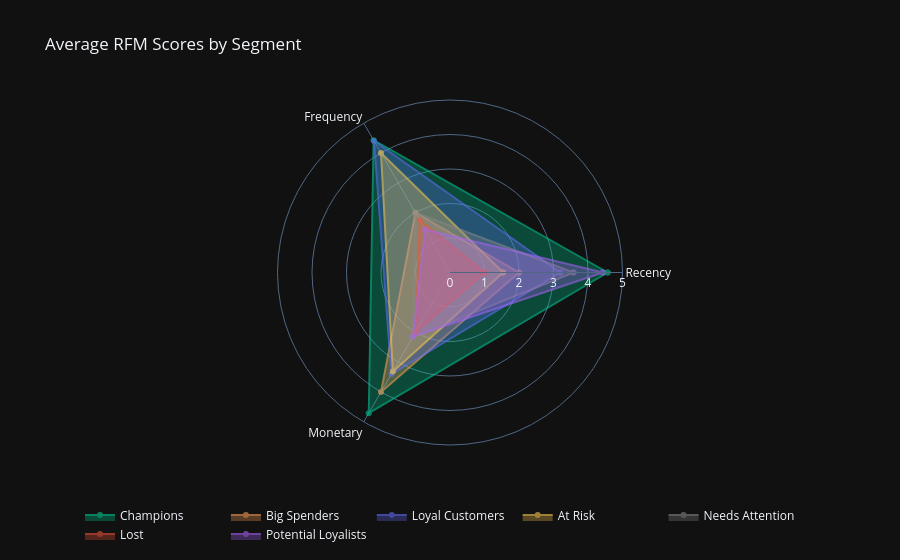

Here is the notebook cell this chart was saved with:
### Markdown cell above
## 5. Segment Profiles

Average Recency, Frequency, and Monetary values for each segment —
the quantitative fingerprint of each customer group.

### Code cell
profiles = (
    rfm.groupby('segment')
    .agg(
        users             = ('user_id',      'count'),
        avg_recency_days  = ('recency_days', 'mean'),
        avg_frequency     = ('frequency',    'mean'),
        avg_monetary      = ('monetary',     'mean'),
        total_spend       = ('monetary',     'sum'),
        avg_R_score       = ('R',            'mean'),
        avg_F_score       = ('F',            'mean'),
        avg_M_score       = ('M',            'mean'),
    )
    .round(2)
    .sort_values('avg_monetary', ascending=False)
    .reset_index()
)
display(profiles)

# ── Radar / spider chart per segment ─────────────────────────────────────────
radar_cols = ['avg_R_score', 'avg_F_score', 'avg_M_score']
radar_labels = ['Recency', 'Frequency', 'Monetary']

fig = go.Figure()
for _, row in profiles.iterrows():
    seg = row['segment']
    vals = [row[c] for c in radar_cols]
    vals_closed = vals + [vals[0]]   # close the polygon
    fig.add_trace(go.Scatterpolar(
        r=vals_closed,
        theta=radar_labels + [radar_labels[0]],
        fill='toself',
        name=seg,
        line_color=SEGMENT_COLORS.get(seg, '#888888'),
        opacity=0.6,
    ))
fig.update_layout(
    polar=dict(radialaxis=dict(visible=True, range=[0, 5])),
    title='Average RFM Scores by Segment',
    template=DARK,
    legend=dict(orientation='h', yanchor='bottom', y=-0.3),
)
fig.show()

### Figure 1 — Plotly figure (JSON) as saved in the notebook; plotly's stock layout.template omitted (floating-point values rounded to 4 significant figures)
{"data": [{"fill": "toself", "line": {"color": "#00CC96"}, "name": "Champions", "opacity": 0.6, "r": [4.57, 4.43, 4.71, 4.57], "theta": ["Recency", "Frequency", "Monetary", "Recency"], "type": "scatterpolar"}, {"fill": "toself", "line": {"color": "#FFA15A"}, "name": "Big Spenders", "opacity": 0.6, "r": [2, 2, 4, 2], "theta": ["Recency", "Frequency", "Monetary", "Recency"], "type": "scatterpolar"}, {"fill": "toself", "line": {"color": "#636EFA"}, "name": "Loyal Customers", "opacity": 0.6, "r": [3.2, 4.4, 3.4, 3.2], "theta": ["Recency", "Frequency", "Monetary", "Recency"], "type": "scatterpolar"}, {"fill": "toself", "line": {"color": "#FECB52"}, "name": "At Risk", "opacity": 0.6, "r": [1.54, 4, 3.31, 1.54], "theta": ["Recency", "Frequency", "Monetary", "Recency"], "type": "scatterpolar"}, {"fill": "toself", "line": {"color": "#888888"}, "name": "Needs Attention", "opacity": 0.6, "r": [3.58, 2, 2.17, 3.58], "theta": ["Recency", "Frequency", "Monetary", "Recency"], "type": "scatterpolar"}, {"fill": "toself", "line": {"color": "#EF553B"}, "name": "Lost", "opacity": 0.6, "r": [1, 1.75, 2, 1], "theta": ["Recency", "Frequency", "Monetary", "Recency"], "type": "scatterpolar"}, {"fill": "toself", "line": {"color": "#AB63FA"}, "name": "Potential Loyalists", "opacity": 0.6, "r": [4.43, 1.43, 2.14, 4.43], "theta": ["Recency", "Frequency", "Monetary", "Recency"], "type": "scatterpolar"}], "layout": {"legend": {"orientation": "h", "y": -0.3, "yanchor": "bottom"}, "polar": {"radialaxis": {"range": [0, 5], "visible": true}}, "title": {"text": "Average RFM Scores by Segment"}}}
